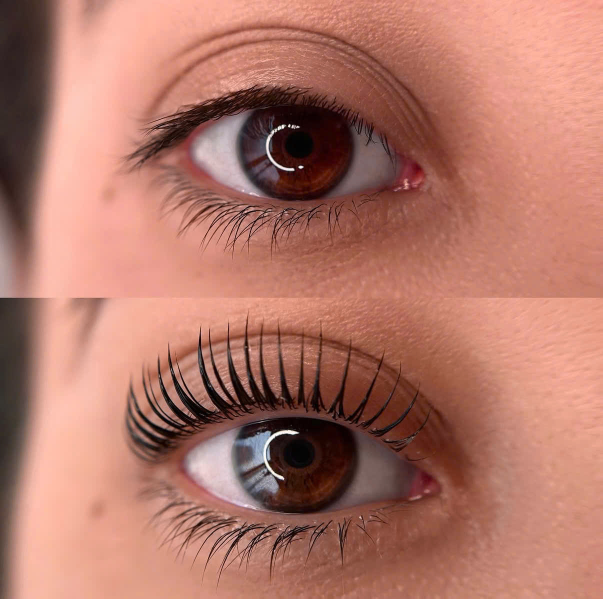
#> input picture assets/images/Lash lift.jpg, 1206 x 1197 px (shown at 1/2 size)
$ python crop_eyes_square.py ../assets/images out
#> lines starting #> are read from the running program, lines starting #| are printed output that depends on the picture
"""Crop images to 1080x1080 square centered on eyes."""
import os
import sys

import cv2
import numpy as np
from PIL import Image


def read_bgr(path):
    data = np.fromfile(path, dtype=np.uint8)
    bgr = cv2.imdecode(data, cv2.IMREAD_COLOR)
    return bgr

TARGET_SIZE = 1080


def get_focus_point(bgr):
    gray = cv2.cvtColor(bgr, cv2.COLOR_BGR2GRAY)
    face_cascade = cv2.CascadeClassifier(
        cv2.data.haarcascades + "haarcascade_frontalface_default.xml"
    )
    eye_cascade = cv2.CascadeClassifier(
        cv2.data.haarcascades + "haarcascade_eye.xml"
    )

    faces = face_cascade.detectMultiScale(gray, scaleFactor=1.08, minNeighbors=5, minSize=(60, 60))
    h, w = gray.shape[:2]

    if len(faces) == 0:
        return w // 2, int(h * 0.38)

    x, y, fw, fh = max(faces, key=lambda f: f[2] * f[3])
    roi_gray = gray[y : y + fh, x : x + fw]
    eyes = eye_cascade.detectMultiScale(roi_gray, scaleFactor=1.05, minNeighbors=4, minSize=(20, 20))

    if len(eyes) >= 2:
        eyes = sorted(eyes, key=lambda e: e[0])[:2]
        centers = [
            (x + ex + ew // 2, y + ey + eh // 2)
            for ex, ey, ew, eh in eyes
        ]
        cx = sum(p[0] for p in centers) // 2
        cy = sum(p[1] for p in centers) // 2
        return cx, cy

    if len(eyes) == 1:
        ex, ey, ew, eh = eyes[0]
        return x + ex + ew // 2, y + ey + eh // 2

    return x + fw // 2, y + int(fh * 0.35)


def crop_square_around_point(img, cx, cy, side):
    w, h = img.size
    half = side // 2
    left = cx - half
    top = cy - half
    right = left + side
    bottom = top + side

    if left < 0:
        right -= left
        left = 0
    if top < 0:
        bottom -= top
        top = 0
    if right > w:
        left -= right - w
        right = w
    if bottom > h:
        top -= bottom - h
        bottom = h

    left = max(0, left)
    top = max(0, top)
    right = min(w, right)
    bottom = min(h, bottom)

    side = min(right - left, bottom - top)
    if side <= 0:
        side = min(w, h)
        left = (w - side) // 2
        top = (h - side) // 2
        right = left + side
        bottom = top + side

    return img.crop((left, top, right, bottom))


def process_image(src_path, dst_path):
    bgr = read_bgr(src_path)
    if bgr is None:
        raise ValueError(f"Cannot read image: {src_path}")

    cx, cy = get_focus_point(bgr)
    img = Image.open(src_path).convert("RGB")
    w, h = img.size
    side = min(w, h)

    cropped = crop_square_around_point(img, cx, cy, side)
    if cropped.size[0] != TARGET_SIZE:
        cropped = cropped.resize((TARGET_SIZE, TARGET_SIZE), Image.Resampling.LANCZOS)

    os.makedirs(os.path.dirname(dst_path), exist_ok=True)
    cropped.save(dst_path, quality=92, optimize=True)
    return cx, cy, cropped.size


def main():
    if len(sys.argv) < 3:
        print("Usage: python crop_eyes_square.py <source_dir> <output_dir>")
        sys.exit(1)

    source_dir = sys.argv[1]
    output_dir = sys.argv[2]
    exts = {".jpg", ".jpeg", ".png", ".webp", ".bmp"}

    files = sorted(
        f for f in os.listdir(source_dir) if os.path.splitext(f)[1].lower() in exts
    )
    if not files:
        print(f"No images found in {source_dir}")
        sys.exit(1)

    print(f"Processing {len(files)} images...")
    for name in files:
        src = os.path.join(source_dir, name)
        dst = os.path.join(output_dir, name)
        cx, cy, size = process_image(src, dst)
#> in read_bgr, bgr is the input picture: shape (1197, 1206, 3); mean B, G, R 105, 119.1, 177.6
#> in get_focus_point, `gray = cv2.cvtColor(bgr, cv2.COLOR_BGR2GRAY)`:
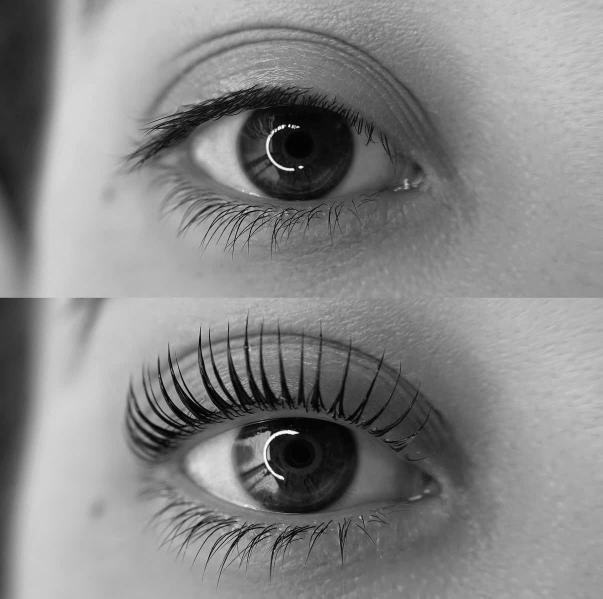
#> gray: shape (1197, 1206) (shown at 1/2 size); min 0, max 255, mean 135
#> in get_focus_point, `faces = face_cascade.detectMultiScale(gray, scaleFactor=1.08, minNeigh..`: faces = [[681, 956, 132, 132]]
#> in get_focus_point, `x, y, fw, fh = max(faces, key=lambda f: f[2] * f[3])`: x = 681; y = 956; fw = 132
#> in get_focus_point, `roi_gray = gray[y : y + fh, x : x + fw]`:
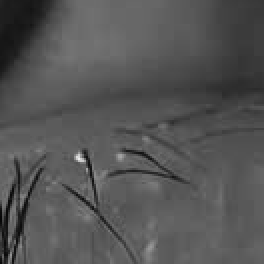
#> roi_gray: shape (132, 132) (shown 2 times larger); min 6, max 237, mean 84.4
#> in get_focus_point, `eyes = eye_cascade.detectMultiScale(roi_gray, scaleFactor=1.05, minNei..`: eyes = ()
#> in process_image, `cx, cy = get_focus_point(bgr)`: cx = 747; cy = 1002
#> in crop_square_around_point, `left = cx - half`: left = 149
#> in crop_square_around_point, `top = cy - half`: top = 404
#> in crop_square_around_point, `right = left + side`: right = 1346
#> in crop_square_around_point, `bottom = top + side`: bottom = 1601
#> in crop_square_around_point, `left -= right - w`: left = 9
#> in crop_square_around_point, `top -= bottom - h`: top = 0
#> in crop_square_around_point, `side = min(right - left, bottom - top)`: side = 1197
#> in crop_square_around_point, `return img.crop((left, top, right, bottom))`:
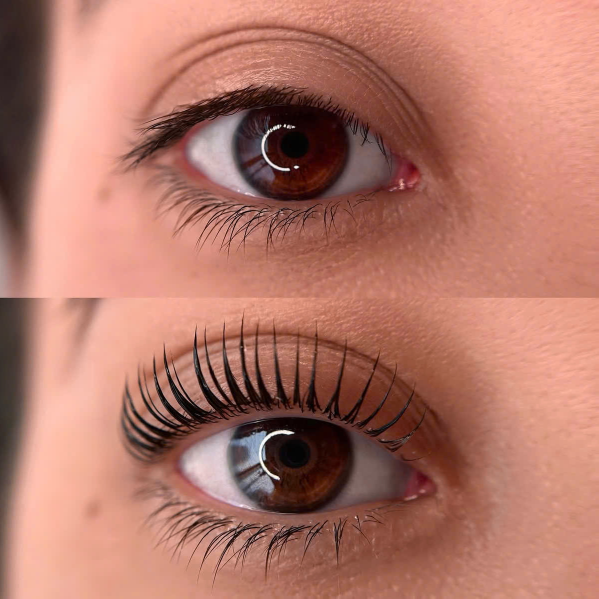
#> returned value: PIL image 1197x1197 RGB (shown at 1/2 size); mean R, G, B 178.4, 119.6, 105.3
#> cx = 747; cy = 1002; size = (1080, 1080)
        print(f"  OK {name} -> focus=({cx},{cy}) output={size[0]}x{size[1]}")
#|   OK Lash lift.jpg -> focus=(747,1002) output=1080x1080
#> pass 2 of the loop in main, `for name in files:`:
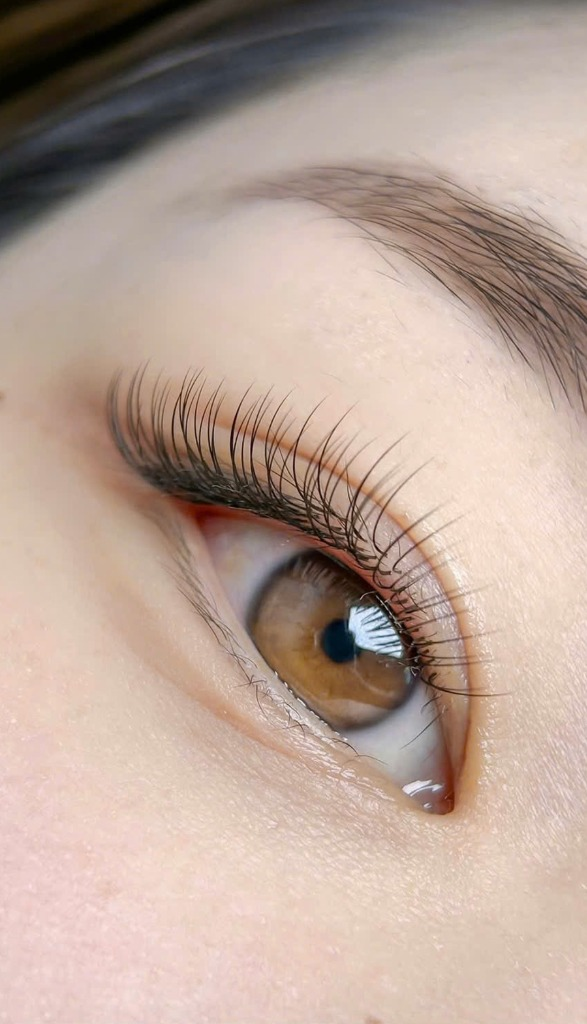
#> input picture assets/images/hero-1.jpg, 587 x 1024 px
#> in read_bgr, bgr is the input picture: shape (1024, 587, 3); mean B, G, R 152.8, 164.5, 185.6
#> in get_focus_point (call 2), `gray = cv2.cvtColor(bgr, cv2.COLOR_BGR2GRAY)`:
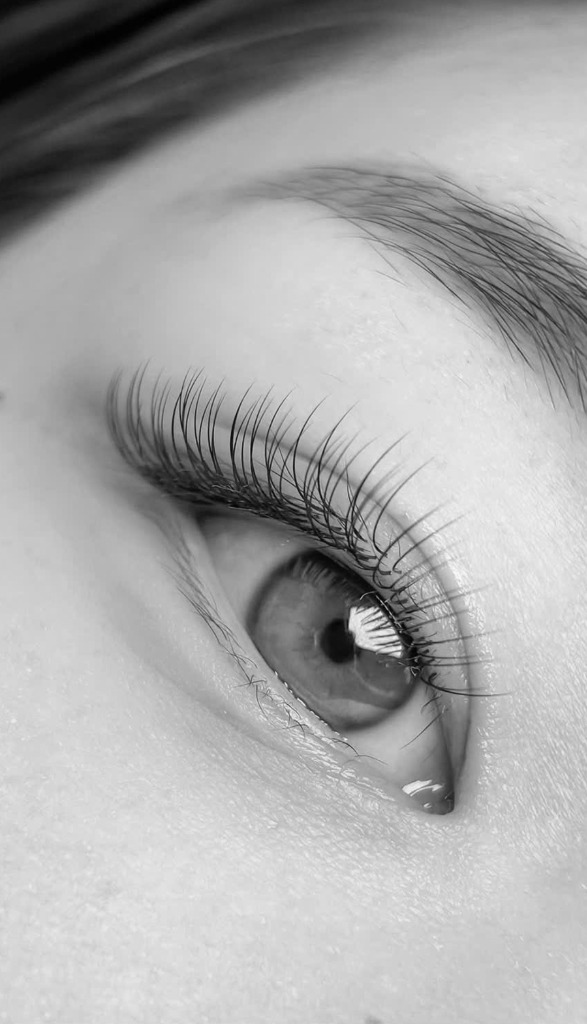
#> gray: shape (1024, 587); min 0, max 250, mean 169.4
#> faces = ()
#> img: PIL image 587x1024 RGB
#> in crop_square_around_point (call 2), `left = cx - half`: left = 0
#> in crop_square_around_point (call 2), `top = cy - half`: top = 96
#> in crop_square_around_point (call 2), `right = left + side`: right = 587
#> in crop_square_around_point (call 2), `bottom = top + side`: bottom = 683
#> in crop_square_around_point (call 2), `side = min(right - left, bottom - top)`: side = 587
#> in crop_square_around_point (call 2), `return img.crop((left, top, right, bottom))`:
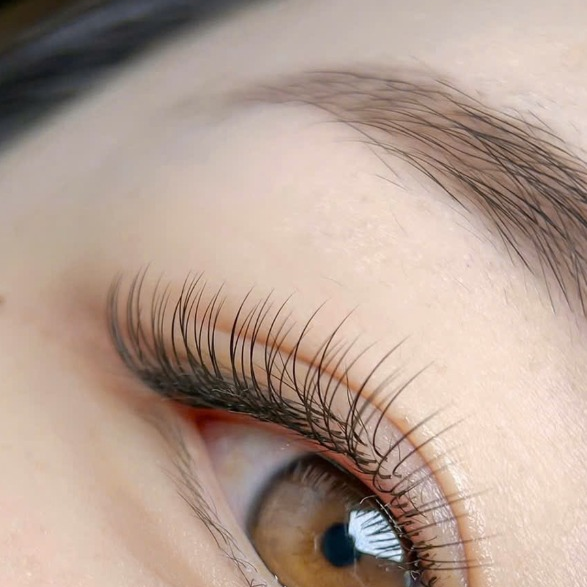
#> returned value: PIL image 587x587 RGB; mean R, G, B 180.9, 159.7, 147.3
#> in main, `cx, cy, size = process_image(src, dst)`: cx = 293; cy = 389
#|   OK hero-1.jpg -> focus=(293,389) output=1080x1080

    print(f"Done. Saved to: {output_dir}")


if __name__ == "__main__":
    main()
